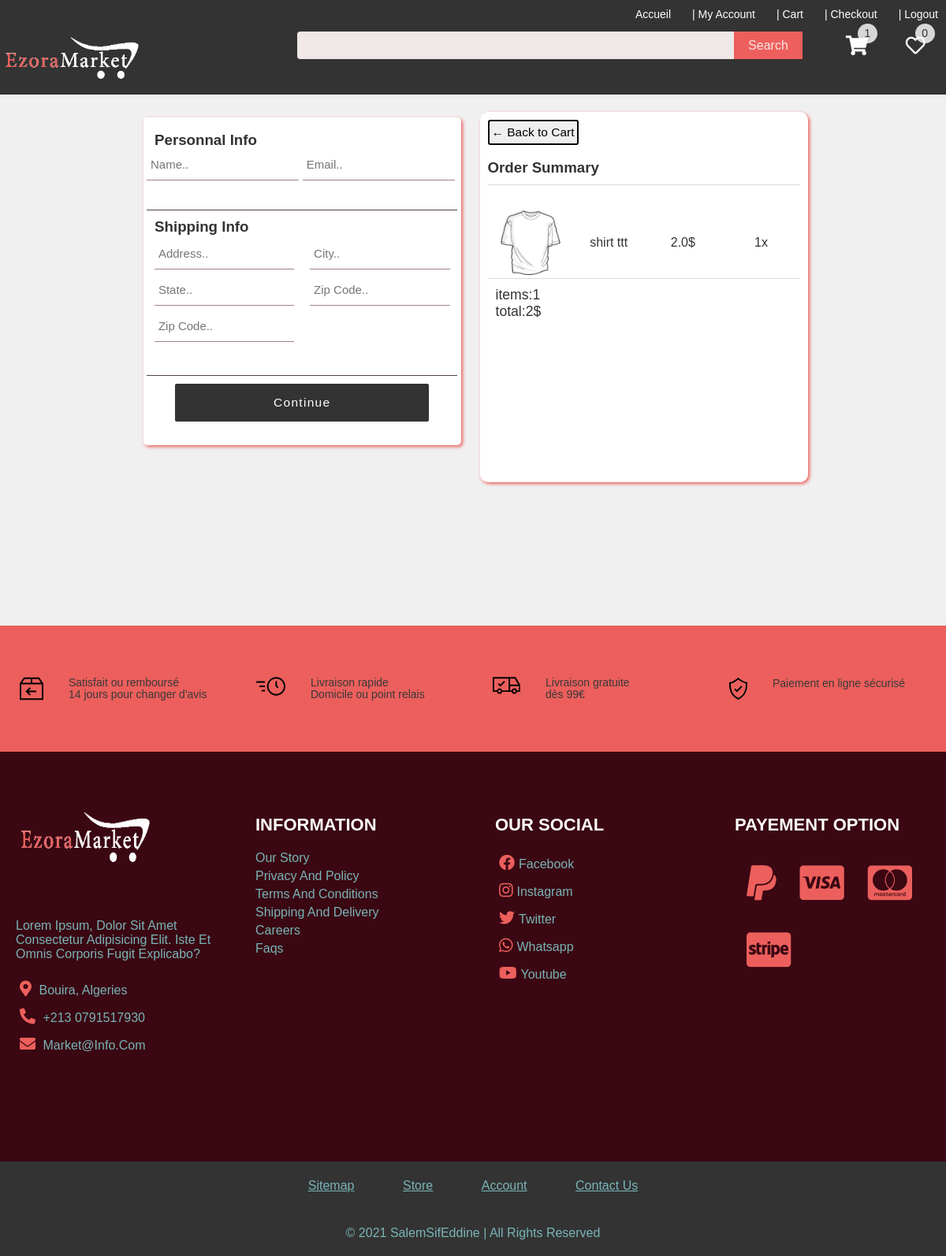
/checkout/ (signed in), run on an earlier commit of the app's database.
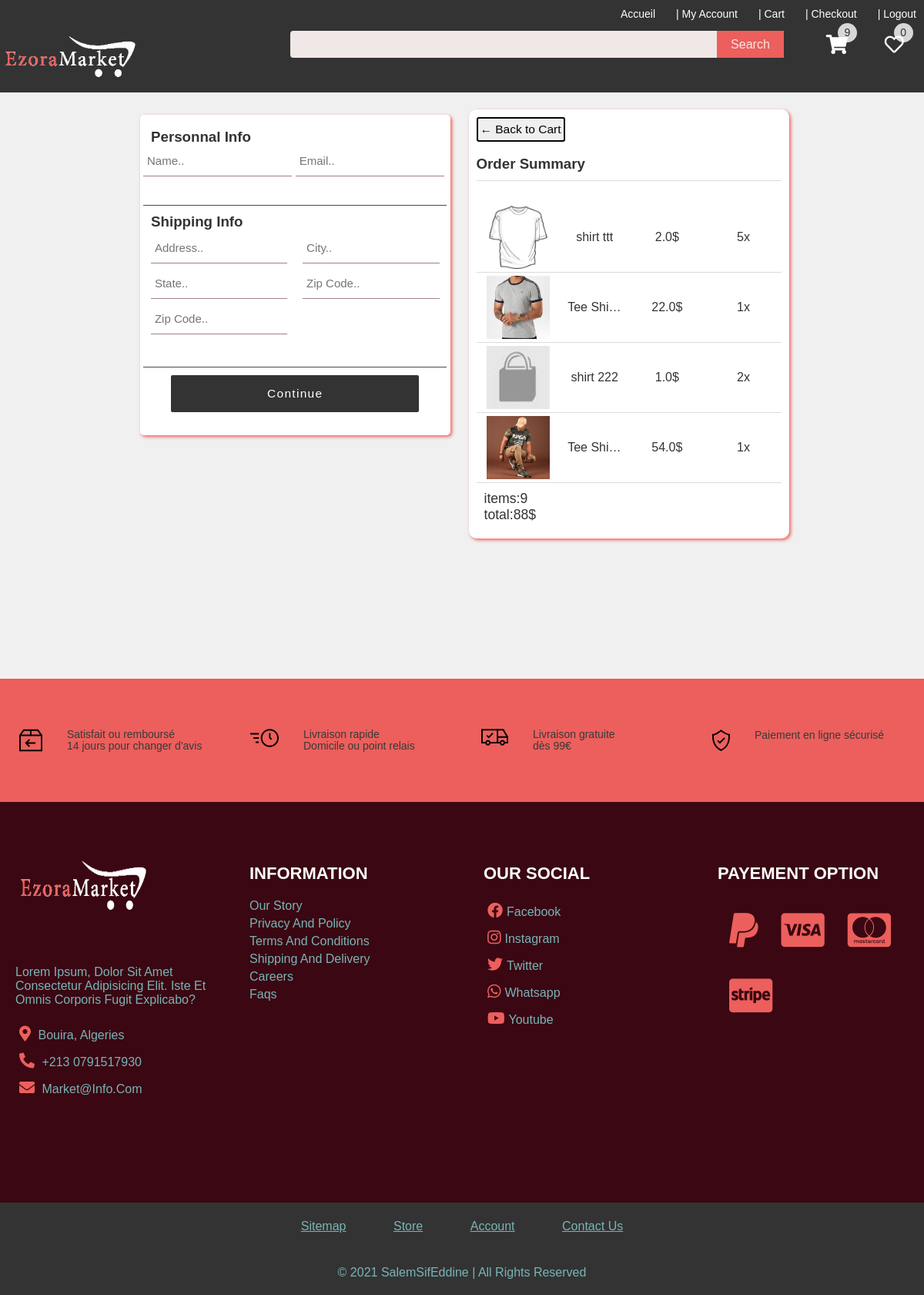
And on a later commit of the database.
### pyp/models.py (models this page shows, shortened)
class OrderItem(models.Model):
    product= models.ForeignKey(Product, on_delete=models.CASCADE, null=True, db_constraint=False)
    order= models.ForeignKey(Order, on_delete=models.CASCADE,default=0 ,null=True, db_constraint=False)
    quantity = models.IntegerField(default=0, null=True, blank=True)
    date_added= models.DateTimeField(auto_now_add=True)

class Product(models.Model):
    owner=models.ForeignKey(User,on_delete=models.CASCADE)
    colors=models.ManyToManyField(Color)
    sizes=models.ManyToManyField(Size)
    name=models.CharField(max_length=50)
    description=models.TextField()
    old_price=models.FloatField()
    new_price= models.FloatField()
    catigory=models.ForeignKey(CategoryProduct, on_delete=models.CASCADE, default=1)
    rate=models.ForeignKey(Rate, on_delete=models.CASCADE, default=0)
    image= models.ImageField( default="products/defaultProduct.jpg", upload_to="products")
    thumbnail = models.ManyToManyField(ProductThumbnail)
    brand_name=models.CharField(max_length=100)
    sku = models.CharField(max_length=50)
    meta_keywords = models.CharField(max_length=255, help_text='comma-delimited set of SEO keywords for meta tag')
    meta_description = models.CharField(max_length=255, help_text='content for description meta tag')
    is_active = models.BooleanField(default=True)
    is_bestseller = models.BooleanField(default=False)
    is_featured = models.BooleanField(default=False)
    is_promotion=models.BooleanField(default=False)
    wished=models.BooleanField(default=False)
    date_added=models.DateTimeField(auto_now_add=True)

### pyp/views.py (the view, shortened to what this page needs)
# urls.py: path("checkout/", views.checkout, name="checkout"),
def checkout(request):
    category=CategoryList.objects.all()
    itemsordered=[]
    items=OrderItem.objects.all()
    totalItem=0
    totalarray=[]
    totalPrice=[]
    if request.method != "POST":
        form = ShippingForm()
    total=callcartnumber(request)['total']
    wishlist=callwishnumber(request)
    itemsordered= callcartnumber(request)['products']
    context={"name":"E-commerce", "title":"checkout","form":form,"wishlist":wishlist ,
    "items":itemsordered,"totalitem":total}
    return render(request, "pages/checkout.html", context)

### pyp/forms.py
class ShippingForm(forms.ModelForm):
    email=forms.CharField(widget=forms.EmailInput(attrs={
        "placeholder":"Email..",
    }))
    address=forms.CharField(widget=forms.TextInput(attrs={
        "placeholder":"Address..",
        "id":"address",
        "name":"address"
    }))
    city=forms.CharField(widget=forms.TextInput(attrs={
        "placeholder":"City..",
        "id":"city"
    }))
    state=forms.CharField(widget=forms.TextInput(attrs={
        "placeholder":"State..",
         "id":"state"
    }))
    zip_code1= forms.IntegerField(widget=forms.NumberInput(attrs={
         "placeholder":"Zip Code..",
         "id":"zip"
    }))
    zip_code2= forms.IntegerField(widget=forms.NumberInput(attrs={
         "placeholder":"Zip Code..",
         "id":"zip2"
    }))
    class Meta:
        model=ShippingAddress
        fields=["email","address","city","state","zip_code1","zip_code2"]

### pyp/cartandwish.py (called while the page is built)
def callwishnumber(request):
    if request.user.is_authenticated:
        wishlist=Wishlist.objects.all().filter(customer=request.user)
    else:
        wishlist=[]
    return len(wishlist)

### pyp/templates/pages/checkout.html (shortened to what this page needs)
{% extends "pages/base.html" %}
{% load static %}
{% block css %}
<link rel="stylesheet" href="{% static 'css/checkout.css' %}">
{% endblock css %}
{% block content %}
<div class="container">
    <div class="leftsided">
        <div class="info">
            <a href="{% url 'payement-pdf' %}">sss</a>
            <form method="POST" action="{% url 'checkout' %}">
                {% if  user.is_authenticated %}
                    <div class="user-info" >
                        <h3>Personnal Info</h3>
                                <input type="text"  placeholder="Name..">
                               {{form.email}}
                    </div>
                {% endif %}
                <div class="shopping-info">
                    <h3>Shipping Info</h3>
                    <div>
                        {{form.address}}
                    </div>
                    <div>
                        {{form.city}}
                    </div>
                    <div>
                        {{form.state}}
                    </div>
                    <div>
                        {{form.zip_code1}}
                    </div>
                    <div>
                        {{form.zip_code2}}
                    </div>
                </div>
                <div class="only-sub" >
                    <input type="submit" id="submitbtn" value="Continue" class="button ship" >
                </div>
            </form>
        </div>
        <div class="payment-mode">
        </div>
    </div>
    <div class="order-summary">
        <div>
            <a href="{% url 'cart' %}">
                <button class="button">&#8592; Back to Cart</button>
            </a>
        </div>
        <br>
        <h3>Order Summary</h3>
        <br>
        <div class="row-products">
            {% for item in items %}
                {% if user.profile.user == item.order.customer %}
                    <div class="items">
                        <div class="img"><img class="skeleton" src="{{item.product.image.url}}" alt=""></div>
                        <div  class="orderedname">{{item.product.name}}</div>
                        <div class="orderedprice">{{item.product.new_price}}$</div>
                        <div class="orderedquantity">{{item.quantity}}x</div>
                    </div>
                {% endif %}
            {% endfor %}
           </div>
                    <p>
                    items:{{totalitem.item}}
                    <br>
                    total:{{totalitem.price}}$
                    </p>
       </div>
    </div>
</div>
{% endblock content %}

What changed in the data, as far as the page shows it:
changed OrderItem "shirt ttt": quantity "1" → "5"
added OrderItem: product.image (picture), product.name "Tee Shi…", product.new_price "22.0", quantity "1"
added OrderItem: product.image (placeholder picture), product.name "shirt 222", product.new_price "1.0", quantity "2"
added OrderItem: product.image (picture), product.name "Tee Shi…", product.new_price "54.0", quantity "1"
Also different on the page:
{{ totalitem.item }}: "1" → "9"
{{ totalitem.price }}: "2" → "88"
